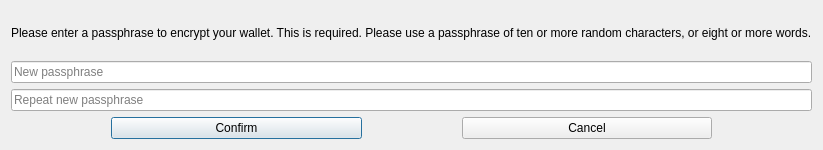
<?xml version="1.0" encoding="UTF-8"?>
<ui version="4.0">
 <class>EncryptDialog</class>
 <widget class="QDialog" name="EncryptDialog">
  <property name="geometry">
   <rect>
    <x>0</x>
    <y>0</y>
    <width>611</width>
    <height>150</height>
   </rect>
  </property>
  <property name="sizePolicy">
   <sizepolicy hsizetype="Expanding" vsizetype="Expanding">
    <horstretch>0</horstretch>
    <verstretch>0</verstretch>
   </sizepolicy>
  </property>
  <property name="windowTitle">
   <string>Encrypt Wallet</string>
  </property>
  <layout class="QVBoxLayout" name="verticalLayout" stretch="0,0,0,0">
   <item>
    <layout class="QHBoxLayout" name="horizontalLayout_3" stretch="0">
     <item>
      <widget class="QLabel" name="label_3">
       <property name="font">
        <font>
         <pointsize>9</pointsize>
        </font>
       </property>
       <property name="text">
        <string>Please enter a passphrase to encrypt your wallet. This is required. Please use a passphrase of ten or more random characters, or eight or more words.</string>
       </property>
       <property name="alignment">
        <set>Qt::AlignLeading|Qt::AlignLeft|Qt::AlignVCenter</set>
       </property>
      </widget>
     </item>
    </layout>
   </item>
   <item>
    <layout class="QVBoxLayout" name="verticalLayout_2">
     <item>
      <widget class="QLineEdit" name="linePwd">
       <property name="echoMode">
        <enum>QLineEdit::Password</enum>
       </property>
       <property name="placeholderText">
        <string>New passphrase</string>
       </property>
      </widget>
     </item>
     <item>
      <widget class="QLineEdit" name="linePwdConfirm">
       <property name="echoMode">
        <enum>QLineEdit::Password</enum>
       </property>
       <property name="placeholderText">
        <string>Repeat new passphrase</string>
       </property>
      </widget>
     </item>
    </layout>
   </item>
   <item>
    <layout class="QHBoxLayout" name="horizontalLayout_5">
     <property name="spacing">
      <number>100</number>
     </property>
     <property name="leftMargin">
      <number>100</number>
     </property>
     <property name="rightMargin">
      <number>100</number>
     </property>
     <item>
      <widget class="QPushButton" name="btnOK">
       <property name="text">
        <string>Confirm</string>
       </property>
       <property name="shortcut">
        <string>Return</string>
       </property>
      </widget>
     </item>
     <item>
      <widget class="QPushButton" name="btnCancel">
       <property name="text">
        <string>Cancel</string>
       </property>
       <property name="shortcut">
        <string>Esc</string>
       </property>
      </widget>
     </item>
    </layout>
   </item>
  </layout>
 </widget>
 <resources/>
 <connections/>
</ui>
